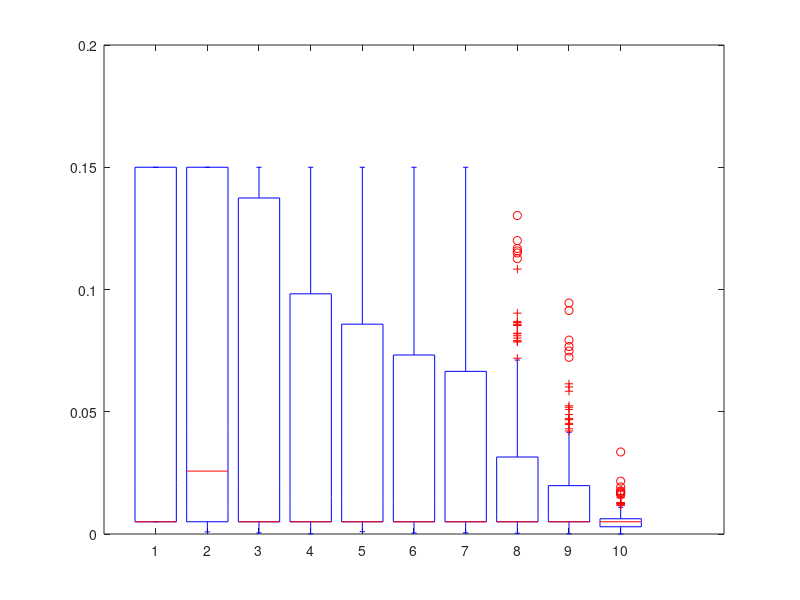

MATLAB code for this plot:
clear;
rng(0);
%values of N
N = [ 5, 10, 20, 40, 60, 80, 100, 500, 10^3, 10^4];

% true parameters for data generation
true_mean = 10;
std =10;

% gaussian parameters for prior for map1
meanprior = 10.5;
stdprior=1;

% upper and lower bound for uniform distribution for map2
ulb=9.95;
uub=11.5;

M = 200; %number of experiments for each N
muml = [];% stores the sample means for each - also ML
for n=N
    data = true_mean + std*randn(M,n); % generate data
    muml = [muml mean(data,2)]; %add the sample means
end
% mu_map1 from sample mean
mmap1 = (stdprior^2*N.*muml+std^2*meanprior)./(std^2+N*stdprior^2);
% mu_map2 from sample mean
mmap2 = muml;
mmap2(mmap2<ulb)=ulb;
mmap2(mmap2>uub)=uub;
% changing estimates to relative errors
muml = abs(muml-true_mean)/true_mean;
mmap1 = abs(mmap1-true_mean)/true_mean;
mmap2 = abs(mmap2-true_mean)/true_mean;
% plotting them - plot them properly pls
boxplot(muml);
boxplot(mmap1);
boxplot(mmap2);
